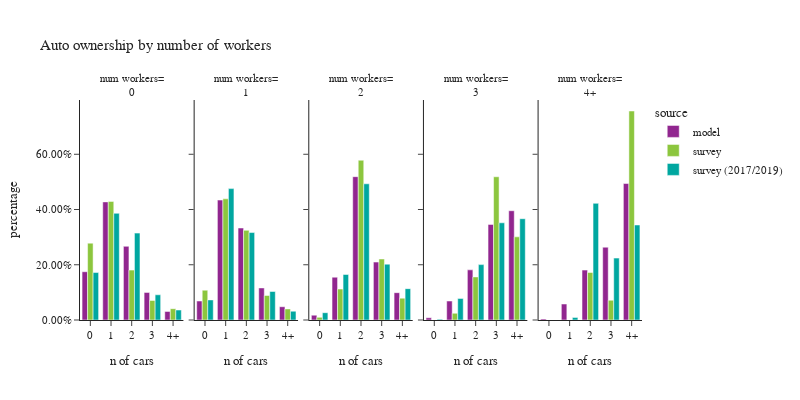

Notebook code for this chart:
### Code cell
plot_auto(hh,'num_workers_simple','number of workers','num workers')

### Figure 1 — Plotly figure (JSON) as saved in the notebook; plotly's stock layout.template omitted (floating-point values rounded to 4 significant figures)
{"data": [{"alignmentgroup": "True", "customdata": [[67671], [165557], [103260], [38666], [12047]], "hovertemplate": "source=model<br>num_workers_simple=0<br>auto_ownership_simple=%{x}<br>percentage=%{y}<br>sample count=%{customdata[0]}<extra></extra>", "legendgroup": "model", "marker": {"color": "#91268F", "pattern": {"shape": ""}}, "name": "model", "offsetgroup": "model", "orientation": "v", "showlegend": true, "textposition": "auto", "type": "bar", "x": ["0", "1", "2", "3", "4+"], "xaxis": "x", "y": [0.1748, 0.4276, 0.2667, 0.09986, 0.03111], "yaxis": "y"}, {"alignmentgroup": "True", "customdata": [[47924], [302769], [232169], [80965], [33492]], "hovertemplate": "source=model<br>num_workers_simple=1<br>auto_ownership_simple=%{x}<br>percentage=%{y}<br>sample count=%{customdata[0]}<extra></extra>", "legendgroup": "model", "marker": {"color": "#91268F", "pattern": {"shape": ""}}, "name": "model", "offsetgroup": "model", "orientation": "v", "showlegend": false, "textposition": "auto", "type": "bar", "x": ["0", "1", "2", "3", "4+"], "xaxis": "x2", "y": [0.06873, 0.4342, 0.3329, 0.1161, 0.04803], "yaxis": "y2"}, {"alignmentgroup": "True", "customdata": [[9579], [84820], [283992], [114738], [54179]], "hovertemplate": "source=model<br>num_workers_simple=2<br>auto_ownership_simple=%{x}<br>percentage=%{y}<br>sample count=%{customdata[0]}<extra></extra>", "legendgroup": "model", "marker": {"color": "#91268F", "pattern": {"shape": ""}}, "name": "model", "offsetgroup": "model", "orientation": "v", "showlegend": false, "textposition": "auto", "type": "bar", "x": ["0", "1", "2", "3", "4+"], "xaxis": "x3", "y": [0.0175, 0.155, 0.5189, 0.2096, 0.09899], "yaxis": "y3"}, {"alignmentgroup": "True", "customdata": [[449], [3827], [10113], [19278], [22034]], "hovertemplate": "source=model<br>num_workers_simple=3<br>auto_ownership_simple=%{x}<br>percentage=%{y}<br>sample count=%{customdata[0]}<extra></extra>", "legendgroup": "model", "marker": {"color": "#91268F", "pattern": {"shape": ""}}, "name": "model", "offsetgroup": "model", "orientation": "v", "showlegend": false, "textposition": "auto", "type": "bar", "x": ["0", "1", "2", "3", "4+"], "xaxis": "x4", "y": [0.008061, 0.06871, 0.1816, 0.3461, 0.3956], "yaxis": "y4"}, {"alignmentgroup": "True", "customdata": [[188], [2811], [8779], [12810], [24012]], "hovertemplate": "source=model<br>num_workers_simple=4+<br>auto_ownership_simple=%{x}<br>percentage=%{y}<br>sample count=%{customdata[0]}<extra></extra>", "legendgroup": "model", "marker": {"color": "#91268F", "pattern": {"shape": ""}}, "name": "model", "offsetgroup": "model", "orientation": "v", "showlegend": false, "textposition": "auto", "type": "bar", "x": ["0", "1", "2", "3", "4+"], "xaxis": "x5", "y": [0.003868, 0.05784, 0.1806, 0.2636, 0.4941], "yaxis": "y5"}, {"alignmentgroup": "True", "customdata": [[219], [407], [227], [75], [27]], "hovertemplate": "source=survey<br>num_workers_simple=0<br>auto_ownership_simple=%{x}<br>percentage=%{y}<br>sample count=%{customdata[0]}<extra></extra>", "legendgroup": "survey", "marker": {"color": "#8CC63E", "pattern": {"shape": ""}}, "name": "survey", "offsetgroup": "survey", "orientation": "v", "showlegend": true, "textposition": "auto", "type": "bar", "x": ["0", "1", "2", "3", "4+"], "xaxis": "x", "y": [0.2783, 0.4294, 0.1806, 0.07074, 0.04098], "yaxis": "y"}, {"alignmentgroup": "True", "customdata": [[315], [828], [297], [64], [33]], "hovertemplate": "source=survey<br>num_workers_simple=1<br>auto_ownership_simple=%{x}<br>percentage=%{y}<br>sample count=%{customdata[0]}<extra></extra>", "legendgroup": "survey", "marker": {"color": "#8CC63E", "pattern": {"shape": ""}}, "name": "survey", "offsetgroup": "survey", "orientation": "v", "showlegend": false, "textposition": "auto", "type": "bar", "x": ["0", "1", "2", "3", "4+"], "xaxis": "x2", "y": [0.1079, 0.4386, 0.3246, 0.08875, 0.04008], "yaxis": "y2"}, {"alignmentgroup": "True", "customdata": [[38], [335], [490], [100], [37]], "hovertemplate": "source=survey<br>num_workers_simple=2<br>auto_ownership_simple=%{x}<br>percentage=%{y}<br>sample count=%{customdata[0]}<extra></extra>", "legendgroup": "survey", "marker": {"color": "#8CC63E", "pattern": {"shape": ""}}, "name": "survey", "offsetgroup": "survey", "orientation": "v", "showlegend": false, "textposition": "auto", "type": "bar", "x": ["0", "1", "2", "3", "4+"], "xaxis": "x3", "y": [0.009677, 0.112, 0.5785, 0.2208, 0.07912], "yaxis": "y3"}, {"alignmentgroup": "True", "customdata": [[6], [18], [27], [13]], "hovertemplate": "source=survey<br>num_workers_simple=3<br>auto_ownership_simple=%{x}<br>percentage=%{y}<br>sample count=%{customdata[0]}<extra></extra>", "legendgroup": "survey", "marker": {"color": "#8CC63E", "pattern": {"shape": ""}}, "name": "survey", "offsetgroup": "survey", "orientation": "v", "showlegend": false, "textposition": "auto", "type": "bar", "x": ["1", "2", "3", "4+"], "xaxis": "x4", "y": [0.02437, 0.156, 0.5186, 0.3011], "yaxis": "y4"}, {"alignmentgroup": "True", "customdata": [[2], [2], [8]], "hovertemplate": "source=survey<br>num_workers_simple=4+<br>auto_ownership_simple=%{x}<br>percentage=%{y}<br>sample count=%{customdata[0]}<extra></extra>", "legendgroup": "survey", "marker": {"color": "#8CC63E", "pattern": {"shape": ""}}, "name": "survey", "offsetgroup": "survey", "orientation": "v", "showlegend": false, "textposition": "auto", "type": "bar", "x": ["2", "3", "4+"], "xaxis": "x5", "y": [0.1719, 0.07152, 0.7566], "yaxis": "y5"}, {"alignmentgroup": "True", "customdata": [[310], [537], [242], [53], [25]], "hovertemplate": "source=survey (2017/2019)<br>num_workers_simple=0<br>auto_ownership_simple=%{x}<br>percentage=%{y}<br>sample count=%{customdata[0]}<extra></extra>", "legendgroup": "survey (2017/2019)", "marker": {"color": "#00A7A0", "pattern": {"shape": ""}}, "name": "survey (2017/2019)", "offsetgroup": "survey (2017/2019)", "orientation": "v", "showlegend": true, "textposition": "auto", "type": "bar", "x": ["0", "1", "2", "3", "4+"], "xaxis": "x", "y": [0.1718, 0.3863, 0.3145, 0.09127, 0.03608], "yaxis": "y"}, {"alignmentgroup": "True", "customdata": [[598], [1646], [468], [102], [35]], "hovertemplate": "source=survey (2017/2019)<br>num_workers_simple=1<br>auto_ownership_simple=%{x}<br>percentage=%{y}<br>sample count=%{customdata[0]}<extra></extra>", "legendgroup": "survey (2017/2019)", "marker": {"color": "#00A7A0", "pattern": {"shape": ""}}, "name": "survey (2017/2019)", "offsetgroup": "survey (2017/2019)", "orientation": "v", "showlegend": false, "textposition": "auto", "type": "bar", "x": ["0", "1", "2", "3", "4+"], "xaxis": "x2", "y": [0.07274, 0.4756, 0.3166, 0.1032, 0.03183], "yaxis": "y2"}, {"alignmentgroup": "True", "customdata": [[165], [754], [911], [157], [62]], "hovertemplate": "source=survey (2017/2019)<br>num_workers_simple=2<br>auto_ownership_simple=%{x}<br>percentage=%{y}<br>sample count=%{customdata[0]}<extra></extra>", "legendgroup": "survey (2017/2019)", "marker": {"color": "#00A7A0", "pattern": {"shape": ""}}, "name": "survey (2017/2019)", "offsetgroup": "survey (2017/2019)", "orientation": "v", "showlegend": false, "textposition": "auto", "type": "bar", "x": ["0", "1", "2", "3", "4+"], "xaxis": "x3", "y": [0.02644, 0.1648, 0.4931, 0.2021, 0.1136], "yaxis": "y3"}, {"alignmentgroup": "True", "customdata": [[4], [22], [35], [31], [16]], "hovertemplate": "source=survey (2017/2019)<br>num_workers_simple=3<br>auto_ownership_simple=%{x}<br>percentage=%{y}<br>sample count=%{customdata[0]}<extra></extra>", "legendgroup": "survey (2017/2019)", "marker": {"color": "#00A7A0", "pattern": {"shape": ""}}, "name": "survey (2017/2019)", "offsetgroup": "survey (2017/2019)", "orientation": "v", "showlegend": false, "textposition": "auto", "type": "bar", "x": ["0", "1", "2", "3", "4+"], "xaxis": "x4", "y": [0.002776, 0.07818, 0.2005, 0.3519, 0.3667], "yaxis": "y4"}, {"alignmentgroup": "True", "customdata": [[1], [6], [4], [3]], "hovertemplate": "source=survey (2017/2019)<br>num_workers_simple=4+<br>auto_ownership_simple=%{x}<br>percentage=%{y}<br>sample count=%{customdata[0]}<extra></extra>", "legendgroup": "survey (2017/2019)", "marker": {"color": "#00A7A0", "pattern": {"shape": ""}}, "name": "survey (2017/2019)", "offsetgroup": "survey (2017/2019)", "orientation": "v", "showlegend": false, "textposition": "auto", "type": "bar", "x": ["1", "2", "3", "4+"], "xaxis": "x5", "y": [0.009495, 0.4224, 0.2241, 0.344], "yaxis": "y5"}], "layout": {"annotations": [{"font": {}, "showarrow": false, "text": "num workers=<br>0", "x": 0.092, "xanchor": "center", "xref": "paper", "y": 1.0, "yanchor": "bottom", "yref": "paper"}, {"font": {}, "showarrow": false, "text": "num workers=<br>1", "x": 0.296, "xanchor": "center", "xref": "paper", "y": 1.0, "yanchor": "bottom", "yref": "paper"}, {"font": {}, "showarrow": false, "text": "num workers=<br>2", "x": 0.5, "xanchor": "center", "xref": "paper", "y": 1.0, "yanchor": "bottom", "yref": "paper"}, {"font": {}, "showarrow": false, "text": "num workers=<br>3", "x": 0.704, "xanchor": "center", "xref": "paper", "y": 1.0, "yanchor": "bottom", "yref": "paper"}, {"font": {}, "showarrow": false, "text": "num workers=<br>4+", "x": 0.908, "xanchor": "center", "xref": "paper", "y": 1.0, "yanchor": "bottom", "yref": "paper"}], "barmode": "group", "font": {"size": 11}, "height": 400, "legend": {"title": {"text": "source"}, "tracegroupgap": 0}, "title": {"text": "Auto ownership by number of workers"}, "width": 800, "xaxis": {"anchor": "y", "domain": [0.0, 0.184], "title": {"text": "n of cars"}}, "xaxis2": {"anchor": "y2", "domain": [0.204, 0.388], "matches": "x", "title": {"text": "n of cars"}}, "xaxis3": {"anchor": "y3", "domain": [0.408, 0.592], "matches": "x", "title": {"text": "n of cars"}}, "xaxis4": {"anchor": "y4", "domain": [0.612, 0.796], "matches": "x", "title": {"text": "n of cars"}}, "xaxis5": {"anchor": "y5", "domain": [0.816, 1.0], "matches": "x", "title": {"text": "n of cars"}}, "yaxis": {"anchor": "x", "domain": [0.0, 1.0], "tickformat": ".2%", "title": {"text": "percentage"}}, "yaxis2": {"anchor": "x2", "domain": [0.0, 1.0], "matches": "y", "showticklabels": false, "tickformat": ".2%"}, "yaxis3": {"anchor": "x3", "domain": [0.0, 1.0], "matches": "y", "showticklabels": false, "tickformat": ".2%"}, "yaxis4": {"anchor": "x4", "domain": [0.0, 1.0], "matches": "y", "showticklabels": false, "tickformat": ".2%"}, "yaxis5": {"anchor": "x5", "domain": [0.0, 1.0], "matches": "y", "showticklabels": false, "tickformat": ".2%"}}}
